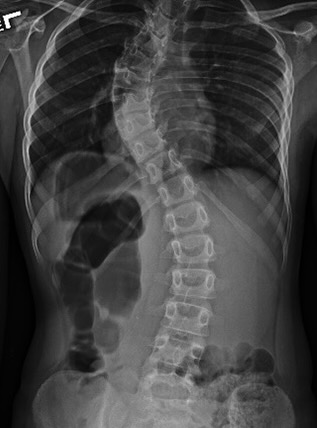
#> input picture term-project/input/Image-1.jpeg, 317 x 428 px
$ python test4.py
#> lines starting #> are read from the running program, lines starting #| are printed output that depends on the picture
import cv2 as cv
import numpy as np

# Load the image in grayscale
img = cv.imread('input/Image-1.jpeg', cv.IMREAD_GRAYSCALE)
#> img is the input picture: shape (428, 317); min 0, max 255, mean 66.5
assert img is not None, "File could not be read, check with os.path.exists()"

# Get the image dimensions
height, width = img.shape
#> height = 428; width = 317

# Split the image into top and bottom halves
top_half = img[:height//2, :]
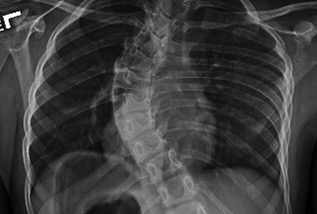
#> top_half: shape (214, 317); min 0, max 255, mean 60.5
bottom_half = img[height//2:, :]
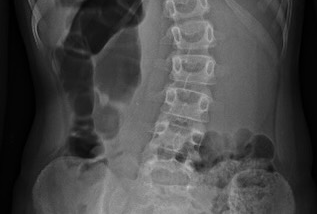
#> bottom_half: shape (214, 317); min 0, max 191, mean 72.5

# Define the enhancement method
enhancement_method = "local"  # Change to "global" for global histogram equalization

if enhancement_method == "local":
    # Apply CLAHE for local enhancement
    clahe = cv.createCLAHE(clipLimit=2.0, tileGridSize=(8,8))
    top_enhanced = clahe.apply(top_half)
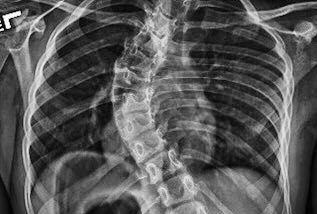
#> top_enhanced: shape (214, 317); min 1, max 255, mean 87.6
    bottom_enhanced = clahe.apply(bottom_half)
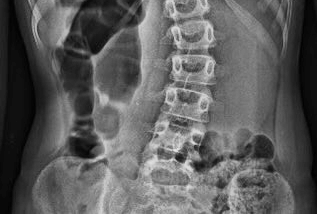
#> bottom_enhanced: shape (214, 317); min 1, max 230, mean 92.8
else:
    # Apply global histogram equalization
    top_enhanced = cv.equalizeHist(top_half)
    bottom_enhanced = cv.equalizeHist(bottom_half)

# Combine the halves back into one image
enhanced_img = np.vstack((top_enhanced, bottom_enhanced))
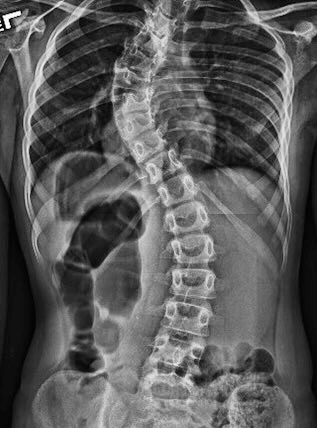
#> enhanced_img: shape (428, 317); min 1, max 255, mean 90.2

# Save the result
cv.imwrite('enhanced_image.jpg', enhanced_img)
cv.imshow("Enhanced Image", enhanced_img)
cv.waitKey(0)
cv.destroyAllWindows()

$ run again, with term-project/input/Image-2.jpeg copied over term-project/input/Image-1.jpeg
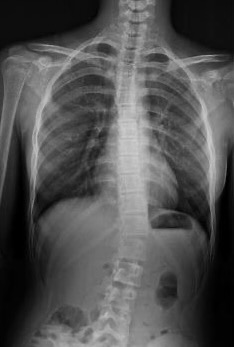
#> input picture term-project/input/Image-2.jpeg, 234 x 347 px
#> img is the input picture: shape (347, 234); min 0, max 206, mean 81.3
#> `bottom_enhanced = clahe.apply(bottom_half)`:
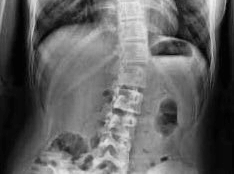
#> bottom_enhanced: shape (174, 234); min 2, max 241, mean 97.5
#> `enhanced_img = np.vstack((top_enhanced, bottom_enhanced))`:
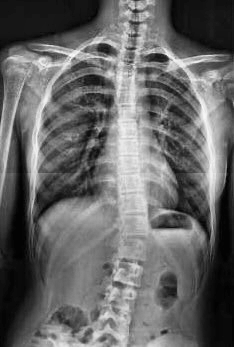
#> enhanced_img: shape (347, 234); min 2, max 252, mean 102.7

$ run again, with term-project/input/Image-3.jpeg copied over term-project/input/Image-1.jpeg
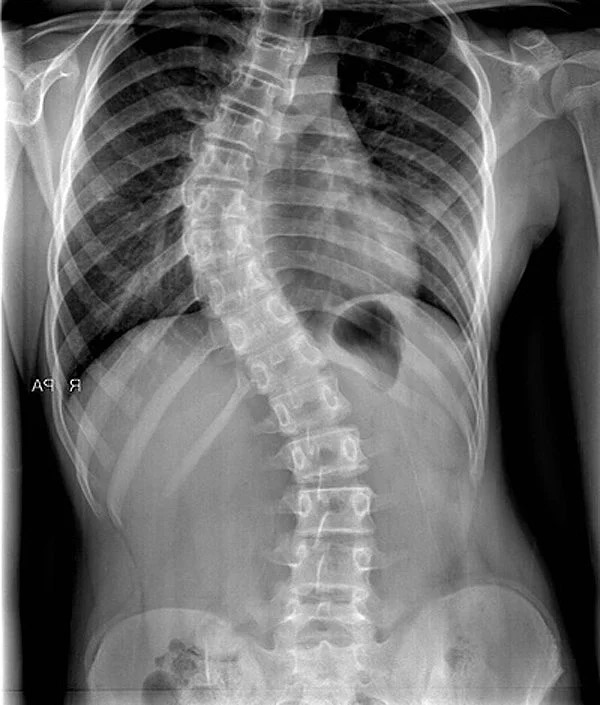
#> input picture term-project/input/Image-3.jpeg, 600 x 705 px
#> img is the input picture: shape (705, 600); min 0, max 255, mean 108.3
#> `bottom_enhanced = clahe.apply(bottom_half)`:
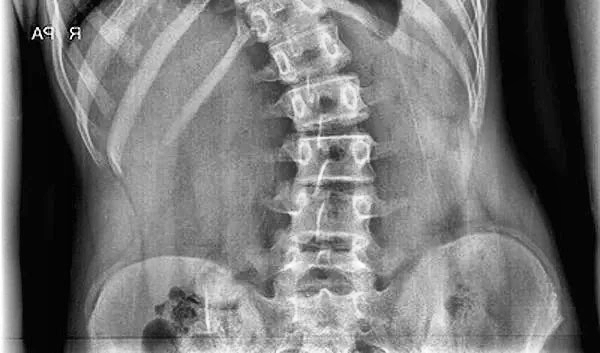
#> bottom_enhanced: shape (353, 600); min 1, max 255, mean 117.6
#> `enhanced_img = np.vstack((top_enhanced, bottom_enhanced))`:
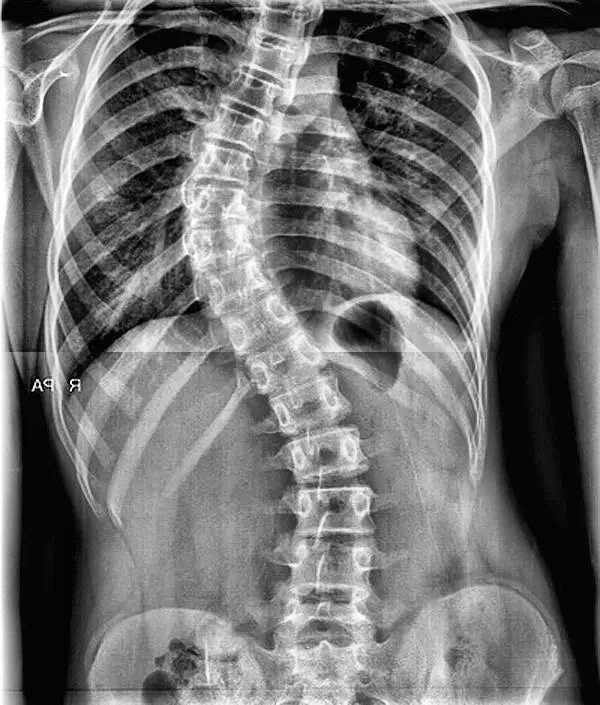
#> enhanced_img: shape (705, 600); min 0, max 255, mean 116.7

$ run again, with term-project/input/Image-4.jpeg copied over term-project/input/Image-1.jpeg
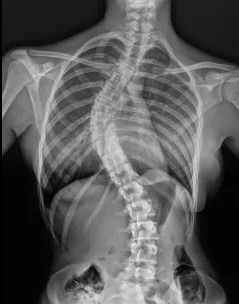
#> input picture term-project/input/Image-4.jpeg, 239 x 304 px
#> img is the input picture: shape (304, 239); min 0, max 240, mean 90.2
#> `bottom_enhanced = clahe.apply(bottom_half)`:
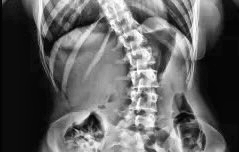
#> bottom_enhanced: shape (152, 239); min 1, max 255, mean 96.3
#> `enhanced_img = np.vstack((top_enhanced, bottom_enhanced))`:
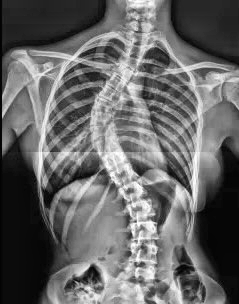
#> enhanced_img: shape (304, 239); min 1, max 255, mean 102.8
